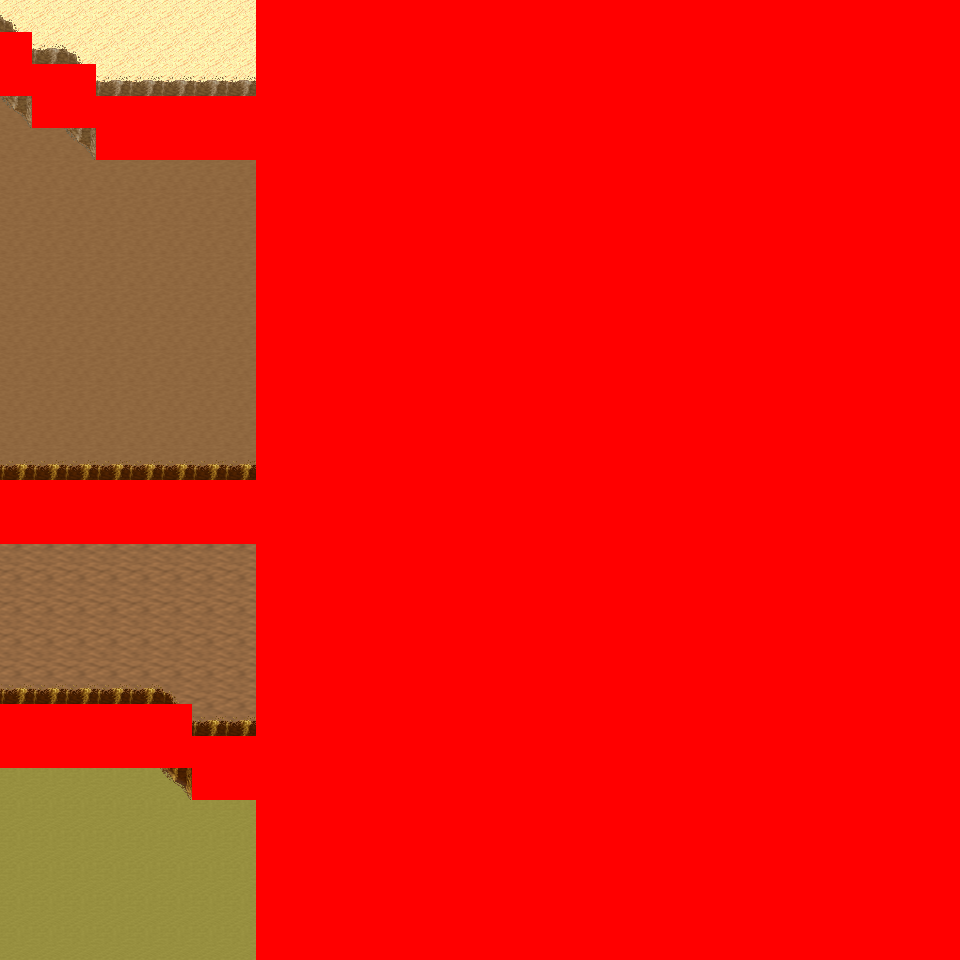

This game map was drawn from its Tiled (.tmx) file and the tilesets committed beside it. A one-line description and the trimmed map source follow:
An orthogonal 30x30 tile map with 32x32 px tiles, 6 tile layers (Ground, Object, Object2, Above, ...), 9 tilesets and 6 objects (6x mapchange).

<map version="1.0" orientation="orthogonal" renderorder="right-down" width="30" height="30" tilewidth="32" tileheight="32" nextobjectid="7">
  <tileset firstgid="1" name="tileset_logic_collision" tilewidth="32" tileheight="32" tilecount="1" columns="1">
    <image source="../drawable/tileset_logic_collision.png" width="32" height="32" />
  </tileset>
  <tileset firstgid="2" name="tileset_ground_ground" tilewidth="32" tileheight="32" tilecount="33" columns="3">
    <image source="../drawable/tileset_ground_ground.png" width="96" height="352" />
  </tileset>
  <tileset firstgid="35" name="tileset_ground_ridge_earth_pale" tilewidth="32" tileheight="32" tilecount="96" columns="12">
    <image source="../drawable/tileset_ground_ridge_earth_pale.png" width="384" height="256" />
  </tileset>
  <tileset firstgid="131" name="tileset_ground_ridge_earth_dark" tilewidth="32" tileheight="32" tilecount="96" columns="12">
    <image source="../drawable/tileset_ground_ridge_earth_dark.png" width="384" height="256" />
  </tileset>
  <tileset firstgid="227" name="tileset_terrain_desert" tilewidth="32" tileheight="32" tilecount="88" columns="8">
    <image source="../drawable/tileset_terrain_desert.png" width="256" height="352" />
  </tileset>
  <tileset firstgid="315" name="tileset_plant_tree_tree_darkgreen" tilewidth="32" tileheight="32" tilecount="88" columns="8">
    <image source="../drawable/tileset_plant_tree_tree_darkgreen.png" width="256" height="352" />
  </tileset>
  <tileset firstgid="403" name="tileset_plant_cactus_2" tilewidth="32" tileheight="32" tilecount="10" columns="5">
    <image source="../drawable/tileset_plant_cactus_2.png" width="160" height="64" />
  </tileset>
  <tileset firstgid="413" name="tileset_ground_sand_2" tilewidth="32" tileheight="32" tilecount="15" columns="5">
    <image source="../drawable/tileset_ground_sand_2.png" width="160" height="96" />
  </tileset>
  <tileset firstgid="428" name="tileset_building_fire_tower" tilewidth="32" tileheight="32" tilecount="252" columns="9">
    <image source="../drawable/tileset_building_fire_tower.png" width="288" height="896" />
  </tileset>
  <layer name="Ground" width="30" height="30">
    <data>[900 cells, 900 non-empty, 4 distinct tile ids]</data>
  </layer>
  <layer name="Object" width="30" height="30">
    <data>[900 cells, 329 non-empty, 22 distinct tile ids]</data>
  </layer>
  <layer name="Object2" width="30" height="30">
    <data>[900 cells, 0 non-empty, 0 distinct tile ids]</data>
  </layer>
  <layer name="Above" width="30" height="30">
    <data>[900 cells, 0 non-empty, 0 distinct tile ids]</data>
  </layer>
  <layer name="Above2" width="30" height="30">
    <data>[900 cells, 0 non-empty, 0 distinct tile ids]</data>
  </layer>
  <layer name="Walkable" width="30" height="30">
    <data>[900 cells, 708 non-empty, 1 distinct tile ids]</data>
  </layer>
  <objectgroup name="MapEvents">
    <object id="1" name="north" type="mapchange" x="0" y="0" width="256" height="32">
      <properties>
        <property name="map" value="0_ados_mountain_n2_w2_x3_y2" />
        <property name="place" value="south" />
      </properties>
    </object>
    <object id="2" name="south" type="mapchange" x="0" y="928" width="256" height="32">
      <properties>
        <property name="map" value="0_ados_mountain_n2_w2_x3_y4" />
        <property name="place" value="north" />
      </properties>
    </object>
    <object id="3" name="west" type="mapchange" x="0" y="0" width="32" height="32">
      <properties>
        <property name="map" value="0_ados_mountain_n2_w2_x2_y3" />
        <property name="place" value="east" />
      </properties>
    </object>
    <object id="4" name="west2" type="mapchange" x="0" y="96" width="32" height="384">
      <properties>
        <property name="map" value="0_ados_mountain_n2_w2_x2_y3" />
        <property name="place" value="east2" />
      </properties>
    </object>
    <object id="5" name="west3" type="mapchange" x="0" y="544" width="32" height="160">
      <properties>
        <property name="map" value="0_ados_mountain_n2_w2_x2_y3" />
        <property name="place" value="east3" />
      </properties>
    </object>
    <object id="6" name="west4" type="mapchange" x="0" y="768" width="32" height="192">
      <properties>
        <property name="map" value="0_ados_mountain_n2_w2_x2_y3" />
        <property name="place" value="east4" />
      </properties>
    </object>
  </objectgroup>
</map>
